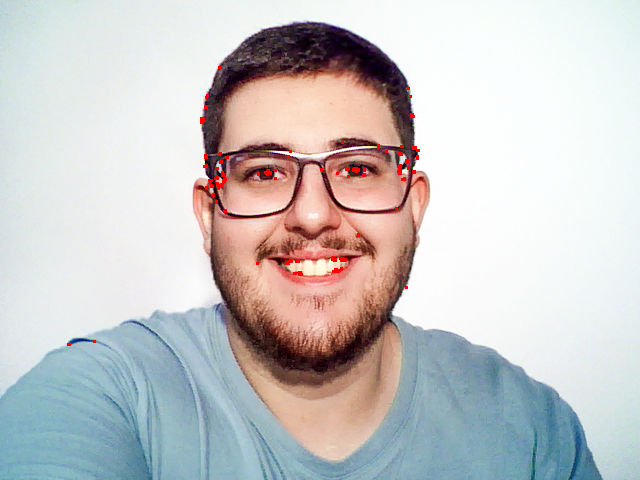
#> input picture labs/lab6/lab6a/adinan.png, 640 x 480 px, found by its file name
$ python codigo_3.py
#> lines starting #> are read from the running program, lines starting #| are printed output that depends on the picture; after the words box and inside, x2 and y2 are one past the last pixel; in counts of white or black regions, pixels touching at a corner belong together
import numpy as np
import cv2 as cv
import os
from matplotlib import pyplot as plt
images = ['adinan.png', 'enzo.png', 'giovanna.png', 'randre.png']

for image in images:
    img = cv.imread(f'./images/{image}', cv.IMREAD_GRAYSCALE)
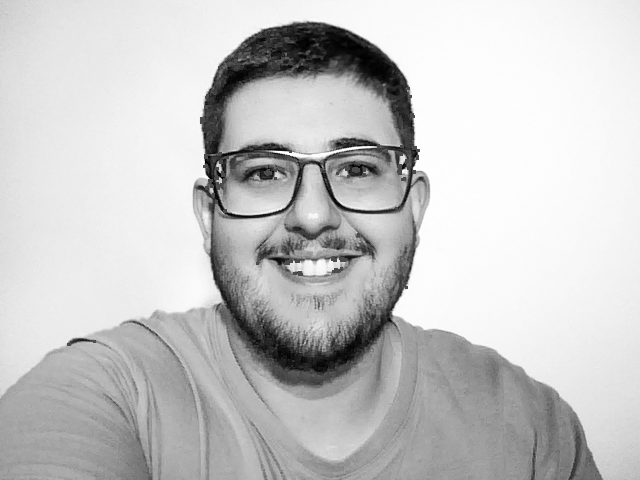
#> img: shape (480, 640); min 0, max 255, mean 198.7
    assert img is not None, "file could not be read, check with os.path.exists()"

    ret,thresh1 = cv.threshold(img,127,255,cv.THRESH_BINARY)
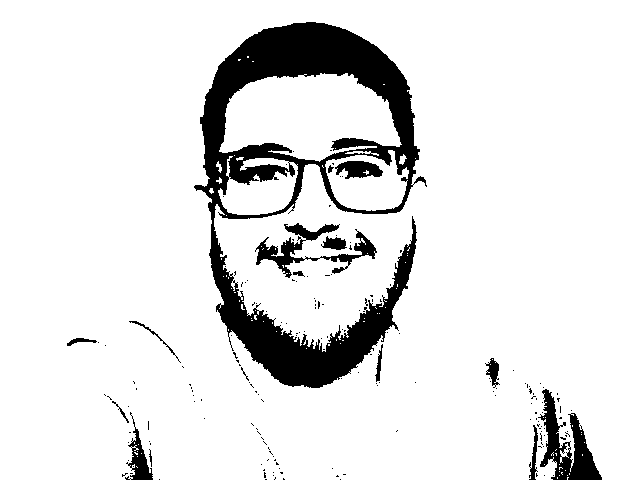
#> thresh1: shape (480, 640); 89.4% white; 180 black regions (164 under 20 px), largest, box (x1, y1, x2, y2) and area: (194, 22, 427, 388) 25659, (538, 389, 602, 480) 2333, (255, 223, 377, 278) 1807
    ret,thresh2 = cv.threshold(img,127,255,cv.THRESH_BINARY_INV)
    ret,thresh3 = cv.threshold(img,127,255,cv.THRESH_TRUNC)
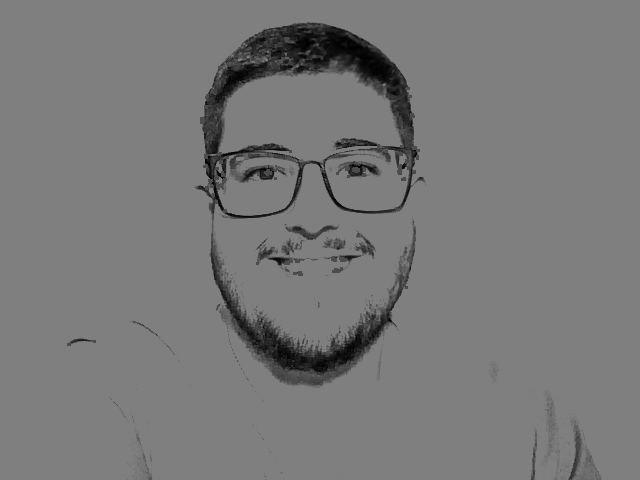
#> thresh3: shape (480, 640); min 0, max 127, mean 120.8
    ret,thresh4 = cv.threshold(img,127,255,cv.THRESH_TOZERO)
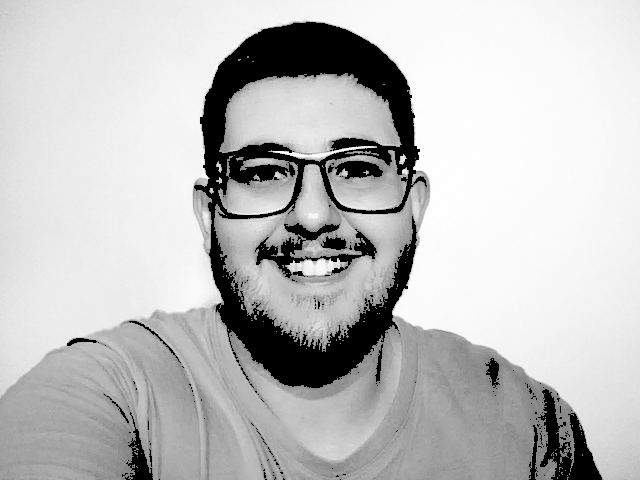
#> thresh4: shape (480, 640); min 0, max 255, mean 191.5
    ret,thresh5 = cv.threshold(img,127,255,cv.THRESH_TOZERO_INV)
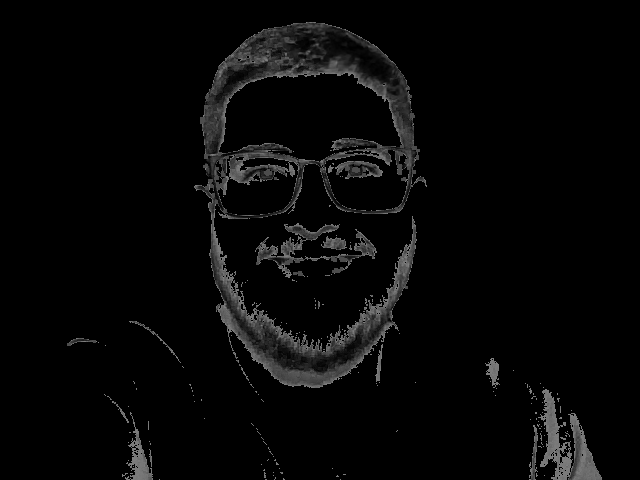
#> thresh5: shape (480, 640); min 0, max 127, mean 7.2
    titles = ['Original Image','BINARY','BINARY_INV','TRUNC','TOZERO','TOZERO_INV']
    images_simple_thresholding = [img, thresh1, thresh2, thresh3, thresh4, thresh5]
    for i in range(6):
        plt.subplot(2,3,i+1),plt.imshow(images_simple_thresholding[i],'gray',vmin=0,vmax=255)
        plt.title(titles[i])
        plt.xticks([]),plt.yticks([])
    plt.savefig(f"{os.getcwd()}/labs/lab4/hist_simple_thresholding_{image.split('.')[0]}.png", bbox_inches='tight', dpi=300)
    plt.show()

    hist,bins = np.histogram(thresh1.flatten(),256,[0,256])
#> hist = 256 values, max 274587 at index 255, min 0 at index 1, mean 1200; bins = 257 values from 0 to 256
    cdf = hist.cumsum()
#> cdf = 256 values from 32613 to 307200
    cdf_m = np.ma.masked_equal(cdf,0)
    cdf_m = (cdf_m - cdf_m.min())*255/(cdf_m.max()-cdf_m.min())
    cdf = np.ma.filled(cdf_m,0).astype('uint8')
#> cdf = 256 values from 0 to 255
    cdf_normalized = cdf * float(hist.max()) / cdf.max()
#> cdf_normalized = 256 values from 0 to 274587
    plt.plot(cdf_normalized, color = 'b')
    plt.hist(thresh1.flatten(),256,[0,256], color = 'r')
    plt.xlim([0,256])
    plt.legend(('cdf','histogram'), loc = 'upper left')
    plt.savefig(f"{os.getcwd()}/labs/lab4/hist_simple_thresholding_{image.split('.')[0]}.pdf", bbox_inches='tight', dpi=300)
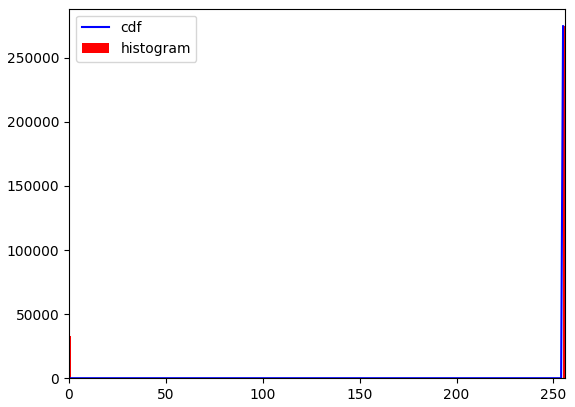
#> figure drawn by matplotlib, 1 panel; tallest bar 274587 high, from x = 255 to 256; curve peaks at x = 255, y = 274587
    plt.show()
#> pass 2 of the loop `for image in images:`:
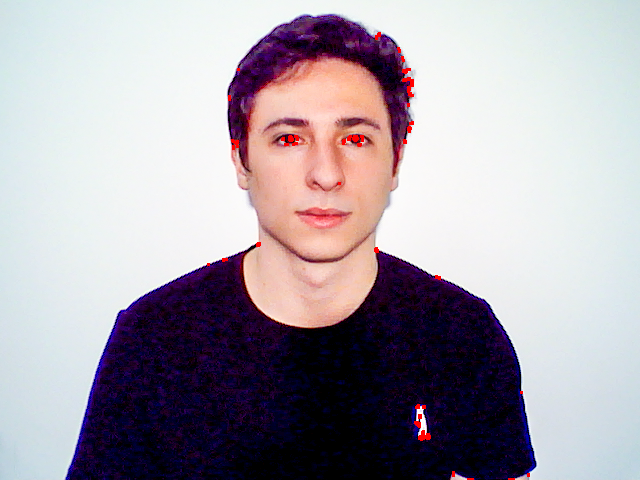
#> input picture labs/lab6/lab6a/enzo.png, 640 x 480 px, found by its file name
#> `ret,thresh1 = cv.threshold(img,127,255,cv.THRESH_BINARY)`:
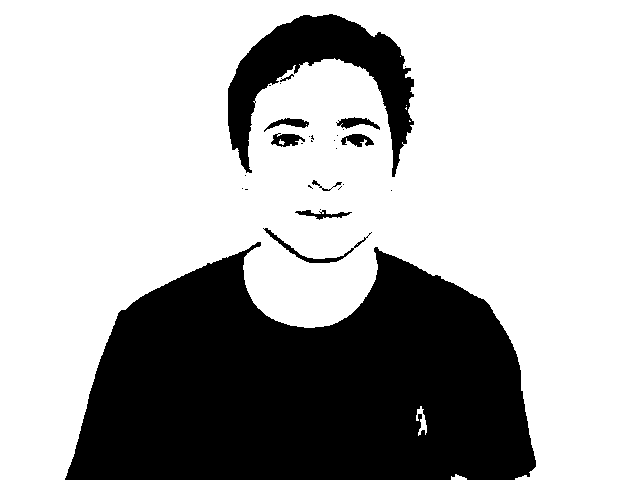
#> thresh1: shape (480, 640); 69.8% white; 29 black regions (19 under 20 px), largest, box (x1, y1, x2, y2) and area: (65, 242, 536, 480) 80173, (228, 14, 414, 177) 10861, (263, 228, 372, 263) 438
#> hist = 256 values, max 214292 at index 255, min 0 at index 1, mean 1200
#> `cdf = hist.cumsum()`: cdf = 256 values from 92908 to 307200
#> `cdf = np.ma.filled(cdf_m,0).astype('uint8')`: cdf = 256 values from 0 to 255
#> cdf_normalized = 256 values from 0 to 214292
#> `plt.savefig(f"{os.getcwd()}/labs/lab4/hist_simple_thresholding_{image...`:
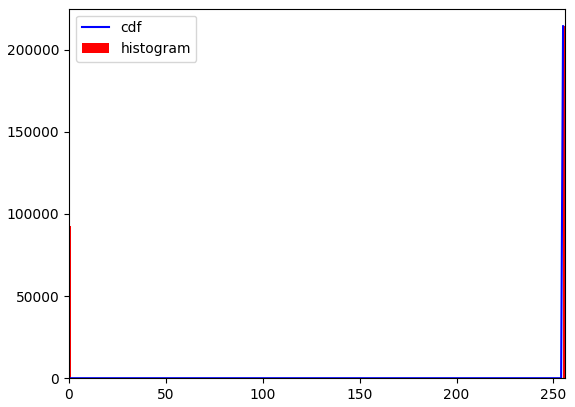
#> figure drawn by matplotlib, 1 panel; tallest bar 214292 high, from x = 255 to 256; curve peaks at x = 255, y = 214292
#> pass 3 of the loop `for image in images:`:
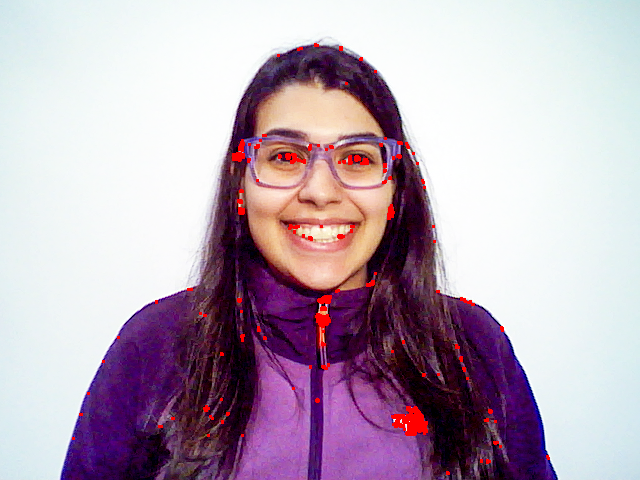
#> input picture labs/lab6/lab6a/giovanna.png, 640 x 480 px, found by its file name
#> `ret,thresh1 = cv.threshold(img,127,255,cv.THRESH_BINARY)`:
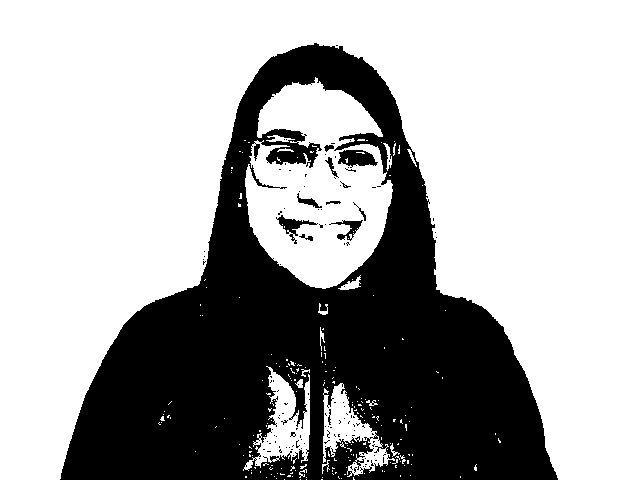
#> thresh1: shape (480, 640); 67.7% white; 127 black regions (115 under 20 px), largest, box (x1, y1, x2, y2) and area: (60, 43, 558, 480) 97534, (338, 150, 378, 168) 474, (276, 215, 318, 244) 325
#> hist = 256 values, max 207893 at index 255, min 0 at index 1, mean 1200
#> `cdf = hist.cumsum()`: cdf = 256 values from 99307 to 307200
#> `cdf = np.ma.filled(cdf_m,0).astype('uint8')`: cdf = 256 values from 0 to 255
#> cdf_normalized = 256 values from 0 to 207893
#> `plt.savefig(f"{os.getcwd()}/labs/lab4/hist_simple_thresholding_{image...`:
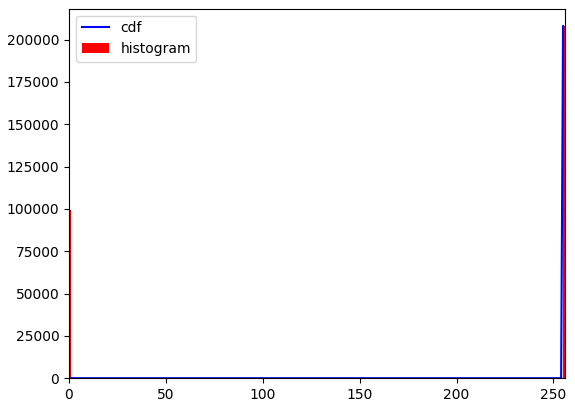
#> figure drawn by matplotlib, 1 panel; tallest bar 207893 high, from x = 255 to 256; curve peaks at x = 255, y = 207893
#> the loop made 4 passes; the first 3 are shown
